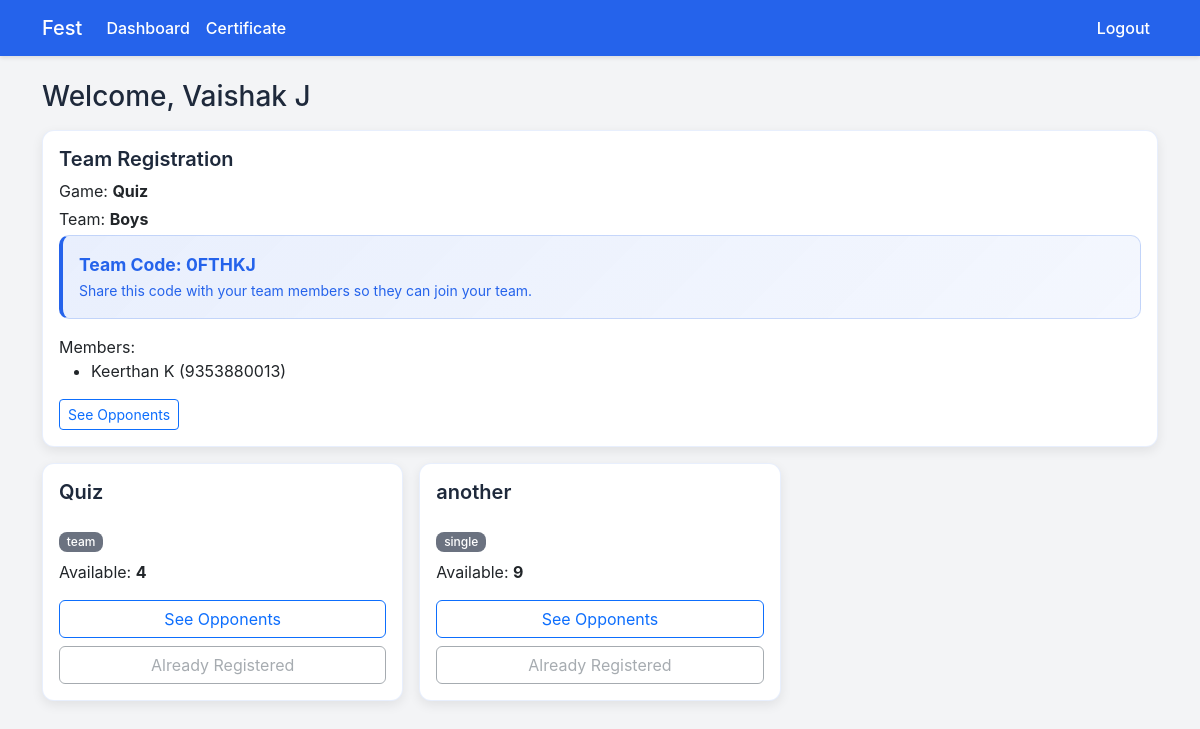
The app's page /dashboard (signed in) with its own data.
### tables this page shows
CREATE TABLE users (
                id INTEGER PRIMARY KEY AUTOINCREMENT,
                phone TEXT UNIQUE NOT NULL,
                password TEXT NOT NULL,
                name TEXT NOT NULL,
                game_id INTEGER,
                team_id INTEGER,
                is_admin INTEGER NOT NULL DEFAULT 0
            , class_section TEXT);

CREATE TABLE games (
                id INTEGER PRIMARY KEY AUTOINCREMENT,
                name TEXT NOT NULL,
                description TEXT,
                slots INTEGER NOT NULL,
                type TEXT NOT NULL CHECK(type IN ('single','team'))
            , team_size INTEGER);

CREATE TABLE teams (
                id INTEGER PRIMARY KEY AUTOINCREMENT,
                name TEXT NOT NULL,
                leader_user_id INTEGER NOT NULL,
                game_id INTEGER NOT NULL
            , team_code TEXT);

### event_app/app.py (the view)
    @app.route('/dashboard')
    def dashboard():
        user = fetch_current_user()
        if not user:
            return redirect(url_for('login'))
        games = g.db.execute('SELECT * FROM games ORDER BY id').fetchall()
        registration: Dict[str, Any] = {}
        if user['game_id']:
            game = g.db.execute('SELECT * FROM games WHERE id = ?', (user['game_id'],)).fetchone()
            if game['type'] == 'single':
                registration = {'type': 'single', 'game': game}
            else:
                team = g.db.execute('SELECT * FROM teams WHERE id = ?', (user['team_id'],)).fetchone()
                members = g.db.execute(
                    'SELECT u.* FROM team_members tm JOIN users u ON u.id = tm.user_id WHERE tm.team_id = ? ORDER BY u.name',
                    (team['id'],),
                ).fetchall()
                registration = {'type': 'team', 'game': game, 'team': team, 'members': members}
        games_with_slots: List[sqlite3.Row] = []
        for g_row in games:
            available = get_available_slots(g_row['id'])
            record = dict(g_row)
            record['available'] = available
            games_with_slots.append(record)  # type: ignore[arg-type]
        return render_template('dashboard.html', user=user, games=games_with_slots, registration=registration)

### event_app/app.py (called while the page is built)
def get_db():
    if USING_POSTGRES:
        import psycopg2
        from psycopg2.extras import RealDictCursor
        url = urlparse(DATABASE_URL)
        dbname = url.path[1:]
        user = url.username
        password = url.password
        host = url.hostname
        port = url.port
        conn = psycopg2.connect(
            dbname=dbname,
            user=user,
            password=password,
            host=host,
            port=port,
            cursor_factory=RealDictCursor
        )
        return conn
    else:
        conn = sqlite3.connect(DATABASE_PATH)
        conn.row_factory = sqlite3.Row
        return conn

def fetch_current_user() -> Optional[sqlite3.Row]:
    user_id = session.get('user_id')
    if not user_id:
        return None
    row = g.db.execute('SELECT * FROM users WHERE id = ?', (user_id,)).fetchone()
    return row

def get_available_slots(game_id: int) -> int:
    game = g.db.execute('SELECT * FROM games WHERE id = ?', (game_id,)).fetchone()
    if not game:
        return 0
    if game['type'] == 'single':
        registered = g.db.execute('SELECT COUNT(1) FROM users WHERE game_id = ? AND (team_id IS NULL)', (game_id,)).fetchone()[0]
        return max(0, int(game['slots']) - int(registered))
    teams = g.db.execute('SELECT COUNT(1) FROM teams WHERE game_id = ?', (game_id,)).fetchone()[0]
    return max(0, int(game['slots']) - int(teams))

### event_app/templates/dashboard.html (shortened to what this page needs)
{% extends 'base.html' %}
{% block content %}
<h3 class="mb-3">Welcome, {{ user['name'] }}</h3>
{% if registration and registration.type == 'single' %}
  <div class="alert alert-info">You are registered for <strong>{{ registration.game.name }}</strong>.</div>
{% elif registration and registration.type == 'team' %}
  <div class="card mb-3 clear-box">
    <div class="card-body">
      <h5 class="card-title">Team Registration</h5>
      <p class="mb-1">Game: <strong>{{ registration.game.name }}</strong></p>
      <p class="mb-1">Team: <strong>{{ registration.team.name }}</strong></p>
      {% if registration.team.leader_user_id == user.id %}
        <div class="alert alert-info">
          <strong>Team Code: {{ registration.team.team_code }}</strong><br>
          <small>Share this code with your team members so they can join your team.</small>
        </div>
      {% endif %}
      <p class="mb-0">Members:</p>
      <ul class="mb-0">
        {% for m in registration.members %}
          <li>{{ m.name }} ({{ m.phone }})</li>
        {% endfor %}
      </ul>
      <div class="mt-3">
        <a href="{{ url_for('opponents') }}" class="btn btn-outline-primary btn-sm">See Opponents</a>
      </div>
    </div>
  </div>
{% endif %}
<div class="row g-3">
  {% for game in games %}
  <div class="col-md-6 col-lg-4">
    <div class="card h-100 clear-box">
      <div class="card-body d-flex flex-column">
        <h5 class="card-title">{{ game.name }}</h5>
        <p class="mb-2"><span class="badge bg-secondary">{{ game.type }}</span></p>
        <p class="mb-3">Available: <strong>{{ game.available }}</strong></p>
        {% if not registration and not user['is_admin'] %}
          {% if game.type == 'single' %}
            <form method="post" action="{{ url_for('register_single', game_id=game.id) }}" class="mt-auto" onsubmit="return confirm('Are you sure you want to register for this single event?');">
              <button class="btn btn-warning w-100" {% if game.available == 0 %}disabled{% endif %}>Register</button>
            </form>
          {% else %}
            <a href="{{ url_for('team_register', game_id=game.id) }}" class="btn btn-warning mt-auto {% if game.available == 0 %}disabled{% endif %}">Register Team</a>
          {% endif %}
        {% elif user['is_admin'] %}
          <button class="btn btn-outline-secondary mt-auto" disabled>Admin cannot register</button>
        {% else %}
          <div class="d-grid gap-2 mt-auto">
            <a href="{{ url_for('opponents') }}" class="btn btn-outline-primary">See Opponents</a>
            <button class="btn btn-outline-secondary" disabled>Already Registered</button>
          </div>
        {% endif %}
      </div>
    </div>
  </div>
  {% endfor %}
{% endblock %}

### event_app/static/css/style.css (style rules this page uses)
:root { --primary-blue: #2563EB; --primary-orange: #F97316; --light-gray: #F3F4F6; --dark-slate: #1E293B; --white: #FFFFFF; --success-green: #22C55E; --error-red: #EF4444; }
body { background: var(--light-gray); color: var(--dark-slate); font-family: -apple-system, BlinkMacSystemFont, 'Segoe UI', Roboto, sans-serif; }
.card { border: 0; box-shadow: 0 2px 8px rgba(0,0,0,0.08); border-radius: 12px; }
.card .card-title { font-weight: 600; color: var(--dark-slate); }
.clear-box { background: var(--white); border: 1px solid rgba(37, 99, 235, 0.1); border-radius: 12px; box-shadow: 0 2px 8px rgba(0,0,0,0.06); }
.badge { border-radius: 8px; font-weight: 500; }
.badge.bg-secondary { background-color: #6b7280 !important; }
.alert-info { background-color: rgba(37, 99, 235, 0.1); border-color: rgba(37, 99, 235, 0.2); color: var(--primary-blue); border-radius: 10px; }
.alert-info strong { color: var(--primary-blue); font-size: 1.1em; }
.alert-info { background: linear-gradient(135deg, rgba(37, 99, 235, 0.1), rgba(37, 99, 235, 0.05)); border-left: 4px solid var(--primary-blue); }
.clear-box { box-shadow: 0 4px 12px rgba(0,0,0,0.08); }
.btn:disabled { cursor: not-allowed; opacity: 0.6; }

### records on screen
users: name "Vaishak J"
games: game.name "Quiz", name "Quiz", type "team", available "4"
teams: team.name "Boys", team.team_code "0FTHKJ"
users: name "Keerthan K", phone "9353880013"
games: name "another", type "single", available "9"
